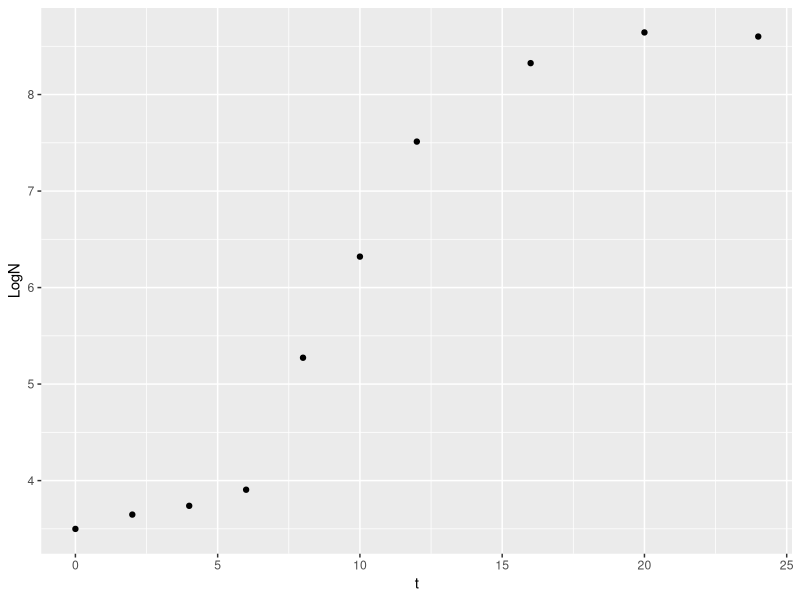
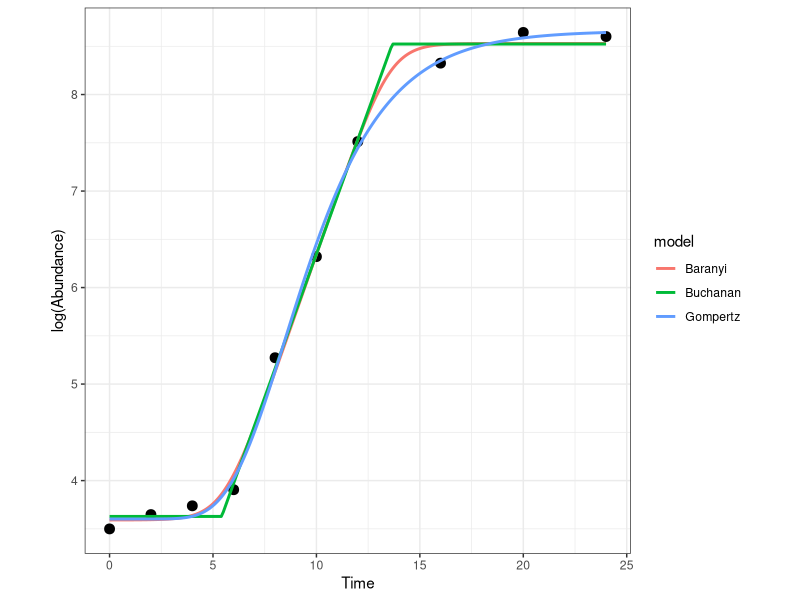

R code for these plots, in order:
########## Model fitting example using Non-Linear Least Squares ############
######################### Population growth rate ###########################

# fits three models to generated "data" on the number of bacterial cells as a 
# function of time. It contains three functions, each representing the Baranyi, 
# Buchanan and the modified Gompertz growth model respectively, which are then 
# fitted to the data and plotted. It also generates some starting values for the
# NLLS fittings, derived from the data.

# Author: Lucy Goodyear (lucy.goodyear19@imperial.ac.uk)
# Version: 0.0.1

# clear workspace
rm(list = ls())
graphics.off()

# load neccesary packages
library(repr)
library(minpack.lm) # for Levenberg-Marquardt nlls fitting
library(ggplot2)

# generate some "data" on the number of bacterial cells as a function of time
time <- c(0, 2, 4, 6, 8, 10, 12, 16, 20, 24) # timepoints in hours
log_cells <- c(3.62, 3.62, 3.63, 4.14, 5.23, 6.27, 7.57, 8.38, 8.70, 8.69) # logged cell counts
# set seed to ensure you always get the same random sequence if fluctuations occur
set.seed(1234)
# put data into a dataframe and add some random error to emulate random sampling errors
# these errors are assumed to be normal so we can perform NLLS fits
data <- data.frame(time, log_cells + rnorm(length(time), sd = .1))
# name dataframe columns
names(data) <- c("t", "LogN")
# view data
head(data)

# note that NLLS often converges better if you linearise the data, which
# is why the call counts are logged

# plot the data
ggplot(data, aes(x = t, y = LogN)) +
  geom_point()

# fit three growth models, all of which are known to fit such population
# growth data, especially in microbes
# each of these growth models can be described in terms of:
# N0: initial cell culture (population) density (number of cells per unit volume)
# Nmax: maximum culture density (aka "carrying capacity")
# rmax: maximum growth rate
# tlag: duration of the lag phase before the population starts 
#       growing exponentially

# first specify the models

# Baranyi model (Baranyi 1993)
baranyi_model <- function(t, r_max, N_max, N_0, t_lag){ 
  return(N_max + log10((-1+exp(r_max*t_lag) + exp(r_max*t))/(exp(r_max*t) - 1 + exp(r_max*t_lag) * 10^(N_max-N_0))))
}

# Buchanan model - three phase logistic (Buchanan 1997)
buchanan_model <- function(t, r_max, N_max, N_0, t_lag){
  return(N_0 + (t >= t_lag) * (t <= (t_lag + (N_max - N_0) * log(10)/r_max)) * r_max * (t - t_lag)/log(10) +
           (t >= t_lag) * (t > (t_lag + (N_max - N_0) * log(10)/r_max)) * (N_max - N_0))
}

# Modified gompertz growth model (Zwietering 1990)
gompertz_model <- function(t, r_max, N_max, N_0, t_lag){ 
  return(N_0 + (N_max - N_0) * exp(-exp(r_max * exp(1) * (t_lag - t)/((N_max - N_0) * log(10)) + 1)))
}

# note that the functions have been written in log (to the base 10 but can
# also be base 2 or natural log) scale because we want to do the fitting in
# log scale. 
# the interpretation of the fitted parameters does not change if we take a
# log of the model's equation.

# generate some starting values for NLLS fitting, derived from the data
N_0_start <- min(data$LogN)
N_max_start <- max(data$LogN)
t_lag_start <- data$t[which.max(diff(diff(data$LogN)))]
r_max_start <- max(diff(data$LogN))/mean(diff(data$t))

# now fit the models
fit_baranyi <- nlsLM(LogN ~ baranyi_model(t = t, r_max, N_max, N_0, t_lag), data,
                     list(t_lag=t_lag_start, r_max=r_max_start, N_0 = N_0_start, N_max = N_max_start))

fit_buchanan <- nlsLM(LogN ~ buchanan_model(t = t, r_max, N_max, N_0, t_lag), data,
                      list(t_lag=t_lag_start, r_max=r_max_start, N_0 = N_0_start, N_max = N_max_start))

fit_gompertz <- nlsLM(LogN ~ gompertz_model(t = t, r_max, N_max, N_0, t_lag), data,
                      list(t_lag=t_lag_start, r_max=r_max_start, N_0 = N_0_start, N_max = N_max_start))

# note you may get a warning that one or more of the models generated
# some NaNs during the fitting procedure for the given data but this is can
# be ignored in this case (but not always! Sometimes NaNs mean the equation
# has been written incorrectly or NaNs are generated across the whole range of
# data, which would mean the model is inappropriate for these data).

# get model summaries
summary(fit_baranyi)
summary(fit_buchanan)
summary(fit_gompertz)

# plot data and fits
timepoints <- seq(0, 24, 0.1)

baranyi_points <- baranyi_model(t = timepoints, r_max = coef(fit_baranyi)["r_max"], N_max = coef(fit_baranyi)["N_max"], N_0 = coef(fit_baranyi)["N_0"], t_lag = coef(fit_baranyi)["t_lag"])

buchanan_points <- buchanan_model(t = timepoints, r_max = coef(fit_buchanan)["r_max"], N_max = coef(fit_buchanan)["N_max"], N_0 = coef(fit_buchanan)["N_0"], t_lag = coef(fit_buchanan)["t_lag"])

gompertz_points <- gompertz_model(t = timepoints, r_max = coef(fit_gompertz)["r_max"], N_max = coef(fit_gompertz)["N_max"], N_0 = coef(fit_gompertz)["N_0"], t_lag = coef(fit_gompertz)["t_lag"])

# collect time and predicted log(abundance points) for each model
# into a dataframe
df1 <- data.frame(timepoints, baranyi_points)
df1$model <- "Baranyi"
names(df1) <- c("t", "LogN", "model")

df2 <- data.frame(timepoints, buchanan_points)
df2$model <- "Buchanan"
names(df2) <- c("t", "LogN", "model")

df3 <- data.frame(timepoints, gompertz_points)
df3$model <- "Gompertz"
names(df3) <- c("t", "LogN", "model")

# combine dataframes into one for use in plotting
model_frame <- rbind(df1, df2, df3)

ggplot(data, aes(x = t, y = LogN)) +
  geom_point(size = 3) +
  geom_line(data = model_frame, aes(x = t, y = LogN, col = model), size = 1) +
  theme_bw() + # make the background white
  theme(aspect.ratio=1)+ # make the plot square 
  labs(x = "Time", y = "log(Abundance)")
